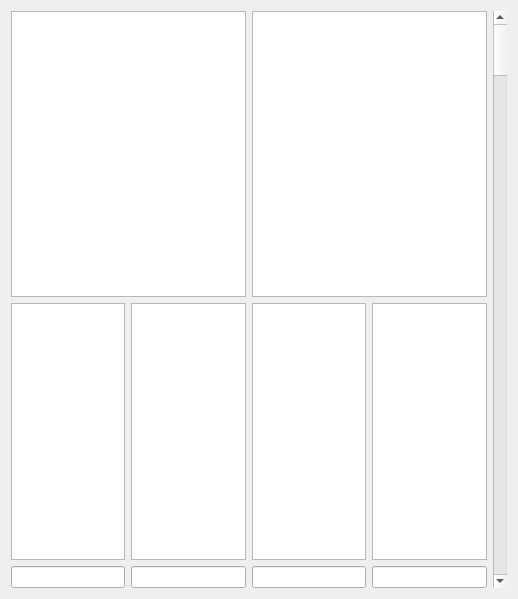
<?xml version="1.0" encoding="UTF-8"?>
<ui version="4.0">
 <class>Form</class>
 <widget class="QWidget" name="Form">
  <property name="geometry">
   <rect>
    <x>0</x>
    <y>0</y>
    <width>518</width>
    <height>599</height>
   </rect>
  </property>
  <property name="windowTitle">
   <string>Form</string>
  </property>
  <layout class="QGridLayout" name="gridLayout_2">
   <item row="0" column="0">
    <layout class="QVBoxLayout" name="verticalLayout">
     <item>
      <layout class="QHBoxLayout" name="horizontalLayout">
       <property name="sizeConstraint">
        <enum>QLayout::SetDefaultConstraint</enum>
       </property>
       <item>
        <widget class="QPlainTextEdit" name="plainTextEdit_5"/>
       </item>
       <item>
        <widget class="QTextEdit" name="textEdit"/>
       </item>
      </layout>
     </item>
     <item>
      <layout class="QGridLayout" name="gridLayout">
       <item row="0" column="0">
        <widget class="QPlainTextEdit" name="plainTextEdit"/>
       </item>
       <item row="0" column="2">
        <widget class="QPlainTextEdit" name="plainTextEdit_3"/>
       </item>
       <item row="0" column="3">
        <widget class="QPlainTextEdit" name="plainTextEdit_4"/>
       </item>
       <item row="0" column="1">
        <widget class="QPlainTextEdit" name="plainTextEdit_2"/>
       </item>
       <item row="1" column="0">
        <widget class="QLineEdit" name="lineEdit"/>
       </item>
       <item row="1" column="1">
        <widget class="QLineEdit" name="lineEdit_2"/>
       </item>
       <item row="1" column="2">
        <widget class="QLineEdit" name="lineEdit_3"/>
       </item>
       <item row="1" column="3">
        <widget class="QLineEdit" name="lineEdit_4"/>
       </item>
      </layout>
     </item>
    </layout>
   </item>
   <item row="0" column="2">
    <widget class="QScrollBar" name="verticalScrollBar">
     <property name="orientation">
      <enum>Qt::Vertical</enum>
     </property>
    </widget>
   </item>
  </layout>
 </widget>
 <resources/>
 <connections/>
</ui>
